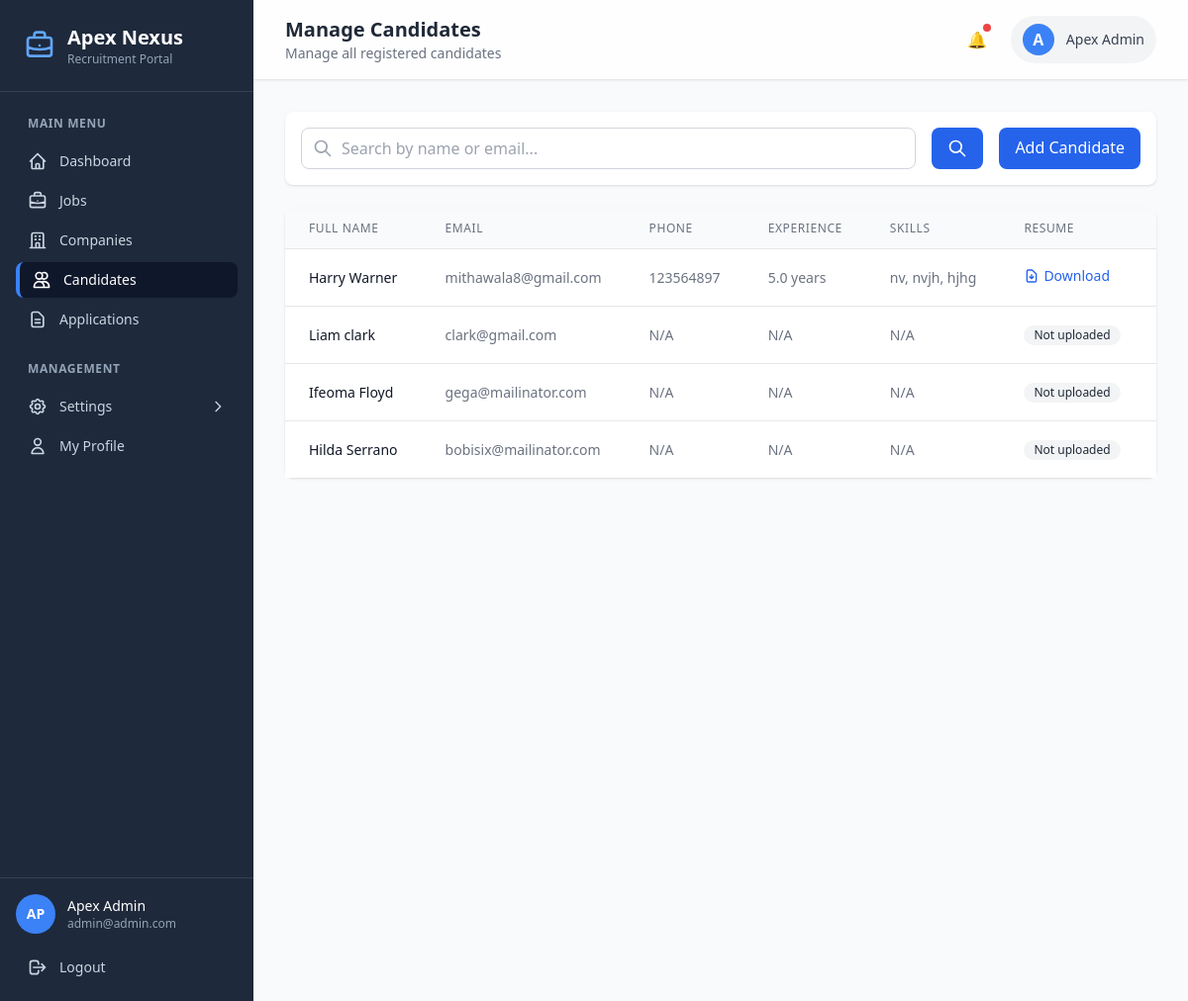
The app's page /admin/candidates.php (signed in) with its own data.
### tables this page shows
CREATE TABLE `candidates` (
  `id` int(11) NOT NULL,
  `user_id` int(11) DEFAULT NULL,
  `resume` varchar(255) DEFAULT NULL,
  `highest_qualification` varchar(512) DEFAULT NULL,
  `skills` text DEFAULT NULL,
  `nationality` varchar(276) DEFAULT NULL,
  `experience` text DEFAULT NULL,
  `education` text DEFAULT NULL,
  `full_name` varchar(150) DEFAULT NULL,
  `email` varchar(150) DEFAULT NULL,
  `phone` varchar(20) DEFAULT NULL,
  `city` varchar(100) DEFAULT NULL,
  `state` varchar(100) DEFAULT NULL,
  `country` varchar(100) DEFAULT NULL,
  `current_job_title` varchar(150) DEFAULT NULL,
  `current_company` varchar(150) DEFAULT NULL,
  `total_experience` decimal(4,1) DEFAULT NULL,
  `current_salary` varchar(50) DEFAULT NULL,
  `expected_salary` varchar(50) DEFAULT NULL,
  `preferred_location` varchar(150) DEFAULT NULL,
  `job_type` varchar(50) DEFAULT NULL,
  `notice_period` varchar(50) DEFAULT NULL,
  `linkedin_url` varchar(255) DEFAULT NULL,
  `portfolio_url` varchar(255) DEFAULT NULL,
  `profile_photo` varchar(255) DEFAULT NULL,
  `date_of_birth` date DEFAULT NULL,
  `gender` varchar(20) DEFAULT NULL,
  `is_deleted` tinyint(1) DEFAULT 0,
  `added_by` int(11) DEFAULT NULL,
  `created_at` timestamp NOT NULL DEFAULT current_timestamp(),
  `updated_at` timestamp NOT NULL DEFAULT current_timestamp() ON UPDATE current_timestamp()
);

CREATE TABLE `users` (
  `id` int(11) NOT NULL,
  `first_name` varchar(512) DEFAULT NULL,
  `last_name` varchar(512) DEFAULT NULL,
  `email` varchar(100) DEFAULT NULL,
  `password` varchar(255) DEFAULT NULL,
  `role` enum('admin','company','candidate') DEFAULT NULL,
  `is_deleted` tinyint(1) DEFAULT 0,
  `added_by` int(11) DEFAULT NULL,
  `created_at` timestamp NOT NULL DEFAULT current_timestamp(),
  `updated_at` timestamp NOT NULL DEFAULT current_timestamp() ON UPDATE current_timestamp()
);

### includes/functions.php (called while the page is built, shortened)
<?php
function clean($data) {
    return htmlspecialchars(strip_tags(trim($data)), ENT_QUOTES, 'UTF-8');
}
?>

### admin/candidates.php (the view, shortened to what this page needs)
<?php
require_once '../includes/header.php';
$search = clean($_GET['search'] ?? '');
try {
    $database = new Database();
    $pdo = $database->getConnection();
    $whereConditions = ["c.is_deleted = 0", "u.is_deleted = 0"];
    $params = [];
    $whereClause = "WHERE " . implode(" AND ", $whereConditions);
    $candidatesQuery = "
        SELECT c.*, u.first_name, u.last_name, u.email as user_email, u.created_at as joined_date,
               (SELECT COUNT(*) FROM applications WHERE candidate_id = c.id AND is_deleted = 0) as applications_count
        FROM candidates c
        LEFT JOIN users u ON c.user_id = u.id
        $whereClause
        ORDER BY c.created_at DESC
    ";
    $stmt = $pdo->prepare($candidatesQuery);
    $stmt->execute($params);
    $candidates = $stmt->fetchAll();
} catch (PDOException $e) {
    error_log("Candidates fetch error: " . $e->getMessage());
    setFlash('error', 'Failed to load candidates data');
    $candidates = [];
}
require_once '../includes/admin-sidebar.php';
?>
<div class="lg:pl-64 bg-gray-50 min-h-screen">
    <div class="bg-white/80 backdrop-blur-md shadow-sm border-b px-4 sm:px-6 lg:px-8 py-4 flex justify-between items-center">
        <div>
            <h1 class="text-lg sm:text-xl font-semibold text-gray-800">Manage Candidates</h1>
            <p class="text-sm text-gray-500">Manage all registered candidates</p>
        </div>
        <div class="flex items-center gap-4">
            <button class="relative p-2 rounded-full hover:bg-gray-100 transition">
                🔔
                <span class="absolute top-1 right-1 w-2 h-2 bg-red-500 rounded-full"></span>
            </button>
            <div class="flex items-center gap-3 bg-gray-100 px-3 py-2 rounded-full cursor-pointer hover:bg-gray-200 transition">
                <div class="w-8 h-8 rounded-full bg-blue-500 text-white flex items-center justify-center font-semibold">
                    <?php echo strtoupper(substr($_SESSION['user_name'] ?? 'A', 0, 1)); ?>
                </div>
                <span class="text-sm font-medium text-gray-700 hidden sm:block">
                    <?php echo htmlspecialchars($_SESSION['user_name'] ?? 'Admin'); ?>
                </span>
            </div>
        </div>
    </div>
    <div class="p-4 sm:p-6 lg:p-8">
        <div class="bg-white rounded-lg shadow mb-6 p-4">
            <form method="GET" class="flex flex-col md:flex-row gap-4">
                <div class="flex-1">
                    <div class="relative">
                        <div class="absolute inset-y-0 left-0 pl-3 flex items-center pointer-events-none">
                        </div>
                        <input
                            type="text"
                            name="search"
                            placeholder="Search by name or email..."
                            value="<?php echo htmlspecialchars($search); ?>"
                            class="pl-10 pr-4 py-2 border border-gray-300 rounded-lg focus:ring-blue-500 focus:border-blue-500 w-full"
                        >
                    </div>
                </div>
                <button type="submit" class="px-4 py-2 bg-blue-600 text-white rounded-lg hover:bg-blue-700 transition">
                    <svg class="w-5 h-5" fill="none" stroke="currentColor" viewBox="0 0 24 24">
                        <path stroke-linecap="round" stroke-linejoin="round" stroke-width="2" d="M21 21l-6-6m2-5a7 7 0 11-14 0 7 7 0 0114 0z"></path>
                    </svg>
                </button>
                <a href="/apex-nexus-portal/admin/add-candidate.php" class=" gap-2 px-4 py-2 bg-blue-600 text-white rounded-lg hover:bg-blue-700 transition">
                    Add Candidate
                </a>
            </form>
        </div>
        <div class="bg-white rounded-lg shadow">
            <div class="overflow-x-auto">
                <table class="min-w-full divide-y divide-gray-200">
                    <thead class="bg-gray-50">
                        <tr>
                            <th class="px-6 py-3 text-left text-xs font-medium text-gray-500 uppercase tracking-wider">Full Name</th>
                            <th class="px-6 py-3 text-left text-xs font-medium text-gray-500 uppercase tracking-wider">Email</th>
                            <th class="px-6 py-3 text-left text-xs font-medium text-gray-500 uppercase tracking-wider">Phone</th>
                            <th class="px-6 py-3 text-left text-xs font-medium text-gray-500 uppercase tracking-wider">Experience</th>
                            <th class="px-6 py-3 text-left text-xs font-medium text-gray-500 uppercase tracking-wider">Skills</th>
                            <th class="px-6 py-3 text-left text-xs font-medium text-gray-500 uppercase tracking-wider">Resume</th>
                            <th class="px-6 py-3 text-left text-xs font-medium text-gray-500 uppercase tracking-wider">Applications</th>
                        </tr>
                    </thead>
                    <tbody class="bg-white divide-y divide-gray-200">
                        <?php if (count($candidates) > 0): ?>
                            <?php foreach ($candidates as $candidate): ?>
                                <tr>
                                    <td class="px-6 py-4 whitespace-nowrap">
                                        <div class="text-sm font-medium text-gray-900">
                                            <?php echo htmlspecialchars(($candidate['first_name'] ?? '') . ' ' . ($candidate['last_name'] ?? '')); ?>
                                        </div>
                                    </td>
                                    <td class="px-6 py-4 whitespace-nowrap text-sm text-gray-500">
                                        <?php echo htmlspecialchars($candidate['user_email']); ?>
                                    </td>
                                    <td class="px-6 py-4 whitespace-nowrap text-sm text-gray-500">
                                        <?php echo htmlspecialchars($candidate['phone'] ?? 'N/A'); ?>
                                    </td>
                                    <td class="px-6 py-4 whitespace-nowrap text-sm text-gray-500">
                                        <?php
                                        $experience = $candidate['total_experience'] ?? '';
                                        if (!empty($experience) && $experience !== 'N/A') {
                                            echo htmlspecialchars($experience) . ' years';
                                        } else {
                                            echo 'N/A';
                                        }
                                        ?>
                                    </td>
                                    <td class="px-6 py-4 whitespace-nowrap text-sm text-gray-500">
                                        <?php
                                        $skills = $candidate['skills'] ?? '';
                                        if (!empty($skills) && $skills !== 'N/A') {
                                            echo htmlspecialchars(substr($skills, 0, 50));
                                        } else {
                                            echo 'N/A';
                                        }
                                        ?>
                                    </td>
                                    <td class="px-6 py-4 whitespace-nowrap text-sm text-gray-500">
                                        <?php
                                        $resume = $candidate['resume'] ?? '';
                                        if (!empty($resume) && $resume !== 'N/A') {
                                            echo '<a href="/apex-nexus-portal/assets/uploads/resumes/' . htmlspecialchars($resume) . '" target="_blank" class="text-blue-600 hover:text-blue-800 inline-flex items-center">';
                                            echo '<svg class="w-4 h-4 mr-1" fill="none" stroke="currentColor" viewBox="0 0 24 24">';
                                            echo '<path stroke-linecap="round" stroke-linejoin="round" stroke-width="2" d="M12 10v6m0 0l-3-3m3 3l3-3m2 8H7a2 2 0 01-2-2V5a2 2 0 012-2h5.586a1 1 0 01.707.293l5.414 5.414a1 1 0 01.293.707V19a2 2 0 01-2 2z"></path>';
                                            echo '</svg>';
                                            echo 'Download';
                                            echo '</a>';
                                        } else {
                                            echo '<span class="inline-flex items-center px-2.5 py-0.5 rounded-full text-xs font-medium bg-gray-100 text-gray-800">Not uploaded</span>';
                                        }
                                        ?>
                                    </td>
                                    <td class="px-6 py-4 whitespace-nowrap text-sm text-gray-500">
                                    </td>
                                </tr>
                            <?php endforeach; ?>
                        <?php endif; ?>
                    </tbody>
                </table>
            </div>
        </div>
    </div>
</div>
<?php require_once '../includes/footer.php'; ?>

### records on screen
candidates: user.last_name "Harry Warner", user.email "mithawala8@gmail.com", phone "123564897", total_experience "5.0", skills "nv, nvjh, hjhg"
candidates: user.last_name "Liam clark", user.email "clark@gmail.com", phone "N/A", shows "Not uploaded"
candidates: user.last_name "Ifeoma Floyd", user.email "gega@mailinator.com", phone "N/A", shows "Not uploaded"
candidates: user.last_name "Hilda Serrano", user.email "bobisix@mailinator.com", phone "N/A", shows "Not uploaded"

### other values on screen
substr($_SESSION['user_name'] ?? 'A', 0, 2) "AP"
$_SESSION['user_name'] "Apex Admin"
$_SESSION['user_email'] "admin@admin.com"
substr($_SESSION['user_name'] ?? 'A', 0, 1) "A"
